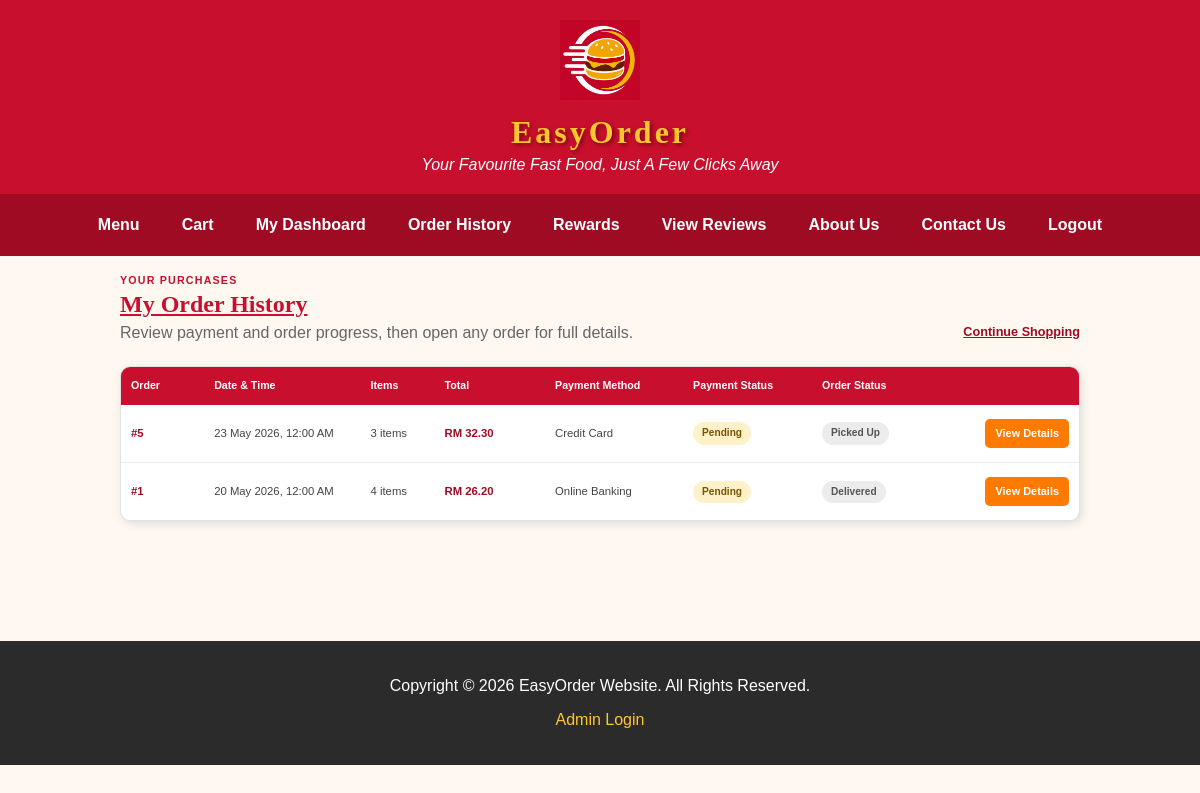
Page /order_history.php (signed in) on the earlier database version.
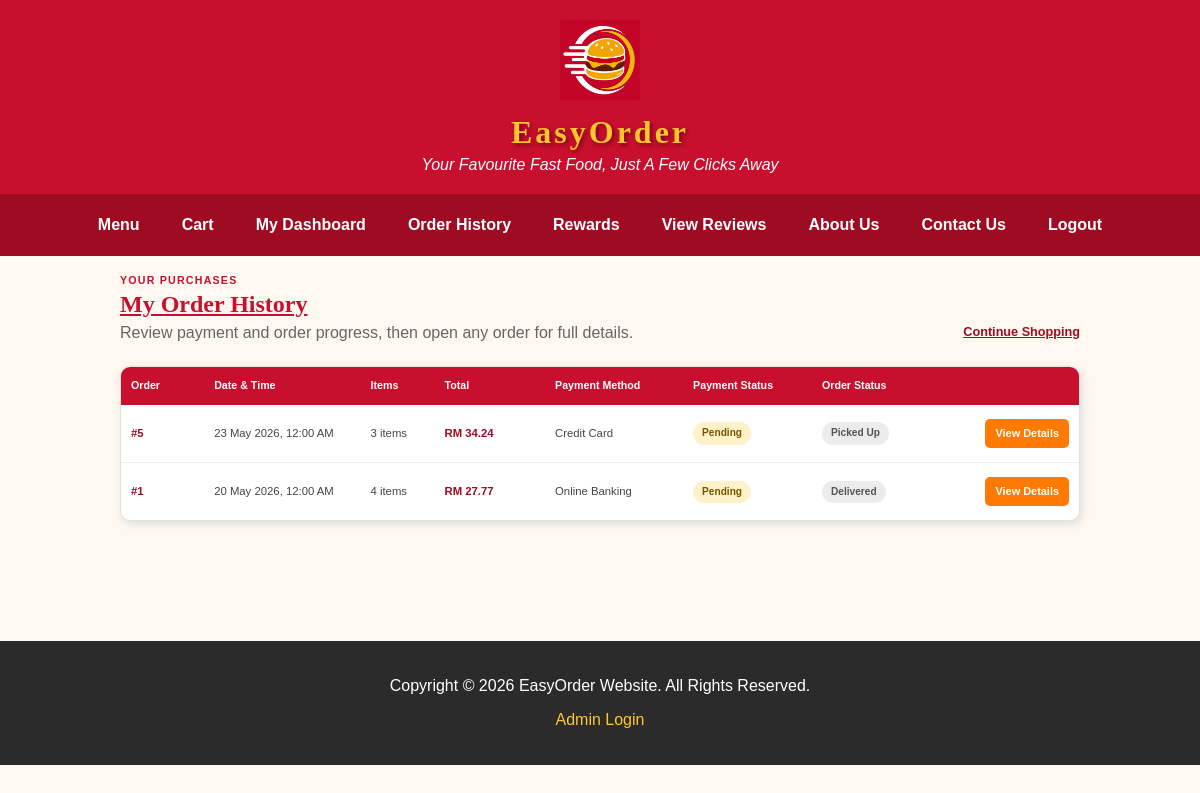
Same page on the later database version.
### tables this page shows
CREATE TABLE `orders` (
  `order_id` int(11) NOT NULL,
  `order_member` int(11) NOT NULL,
  `order_date` datetime NOT NULL,
  `order_total` decimal(7,2) NOT NULL,
  `order_payment` varchar(20) NOT NULL,
  `order_payment_status` varchar(20) NOT NULL DEFAULT 'Pending',
  `order_delivery` varchar(5) NOT NULL,
  `order_address` varchar(255) NOT NULL,
  `order_status` varchar(20) NOT NULL,
  `order_isDelete` int(1) NOT NULL DEFAULT 0
);

### order_history.php (the view, shortened to what this page needs)
<?php
include("dataconnection.php");
$mid = (int)$_SESSION["member_id"];
$orders = array();
$history_error = "";
function order_history_html($value)
{
	return htmlspecialchars((string)$value,ENT_QUOTES,"ISO-8859-1");
}
function order_history_datetime($value)
{
	$timestamp = strtotime((string)$value);
	return $timestamp===false ? "Unavailable" : date("d M Y, h:i A",$timestamp);
}
function order_history_status_class($status,$group)
{
	$normalised = strtolower(trim((string)$status));
	$known = array(
		"payment" => array("paid","pending","unpaid","failed"),
		"order" => array("preparing","delivery","completed","cancelled")
	);
	if(isset($known[$group]) && in_array($normalised,$known[$group],true))
	{
		return "order-status-".$normalised;
	}
	return "order-status-neutral";
}
$history_sql = "SELECT o.order_id,o.order_date,o.order_total,o.order_payment,o.order_payment_status,o.order_status,"
	."COALESCE(p.payment_status,o.order_payment_status) AS display_payment_status,"
	."(SELECT COALESCE(SUM(oi.item_qty),0) FROM order_items oi WHERE oi.item_order=o.order_id) AS total_item_qty "
	."FROM orders o LEFT JOIN payments p ON p.payment_order=o.order_id "
	."WHERE o.order_member=? AND o.order_isDelete=0 "
	."ORDER BY o.order_date DESC,o.order_id DESC";
$history_stmt = mysqli_prepare($connect,$history_sql);
if($history_stmt)
{
	mysqli_stmt_bind_param($history_stmt,"i",$mid);
	if(mysqli_stmt_execute($history_stmt))
	{
		$history_result = mysqli_stmt_get_result($history_stmt);
		while($history_row = mysqli_fetch_assoc($history_result))
		{
			$orders[] = $history_row;
		}
	}
	else
	{
		$history_error = "Your order history is temporarily unavailable. Please try again.";
	}
}
else
{
	$history_error = "Your order history is temporarily unavailable. Please try again.";
}
?>
<!DOCTYPE html>
<html lang="en">
<head>
<link rel="stylesheet" href="style.css?v=20260922-2">
</head>
<body>
<div id="header">
<img src="image/logo.png" width="80" height="80" alt="EasyOrder Logo" title="EasyOrder">
<h1>EasyOrder</h1>
<p>Your Favourite Fast Food, Just A Few Clicks Away</p>
</div>
<div id="navbar">
<a href="category.php">Menu</a>
<a href="cart.php">Cart</a>
<a href="dashboard.php">My Dashboard</a>
<a href="order_history.php">Order History</a>
<a href="reward.php">Rewards</a>
<a href="view_review.php">View Reviews</a>
<a href="about.html">About Us</a>
<a href="contact.php">Contact Us</a>
<a href="logout.php" onclick="return confirm('Are you sure you want to logout?')">Logout</a>
</div>
<main id="main">
<div class="order-page-heading">
<div>
<p class="checkout-step-label">YOUR PURCHASES</p>
<h2 class="section-title">My Order History</h2>
<p class="intro">Review payment and order progress, then open any order for full details.</p>
</div>
<a class="order-heading-link" href="category.php">Continue Shopping</a>
</div>
<?php if($history_error!=="") { ?>
<div class="checkout-message checkout-message-error" role="alert"><?php echo order_history_html($history_error); ?></div>
<?php } else if(count($orders)>0) { ?>
<section class="order-history-card" aria-label="Customer orders">
<table class="order-history-table">
<thead>
<tr>
<th scope="col">Order</th>
<th scope="col">Date &amp; Time</th>
<th scope="col">Items</th>
<th scope="col">Total</th>
<th scope="col">Payment Method</th>
<th scope="col">Payment Status</th>
<th scope="col">Order Status</th>
<th scope="col"><span class="checkout-visually-hidden">Order action</span></th>
</tr>
</thead>
<tbody>
<?php foreach($orders as $order) { ?>
<?php
$payment_status = (string)$order["display_payment_status"];
$order_status = (string)$order["order_status"];
?>
<tr>
<td><strong class="order-number">#<?php echo (int)$order["order_id"]; ?></strong></td>
<td><time datetime="<?php echo order_history_html(date("c",strtotime($order["order_date"]))); ?>"><?php echo order_history_html(order_history_datetime($order["order_date"])); ?></time></td>
<td><?php echo (int)$order["total_item_qty"]; ?> item<?php echo (int)$order["total_item_qty"]===1 ? "" : "s"; ?></td>
<td><strong class="order-total">RM <?php echo number_format((float)$order["order_total"],2); ?></strong></td>
<td><?php echo order_history_html($order["order_payment"]); ?></td>
<td><span class="order-status-badge <?php echo order_history_status_class($payment_status,"payment"); ?>"><?php echo order_history_html($payment_status); ?></span></td>
<td><span class="order-status-badge <?php echo order_history_status_class($order_status,"order"); ?>"><?php echo order_history_html($order_status); ?></span></td>
<td class="order-history-action"><a href="order_details.php?order_id=<?php echo (int)$order["order_id"]; ?>">View Details</a></td>
</tr>
<?php } ?>
</tbody>
</table>
</section>
<?php } ?>
</main>
<footer>
<p>Copyright &copy; 2026 EasyOrder Website. All Rights Reserved.</p>
<p><a href="admin_login.php">Admin Login</a></p>
</footer>
</body>
</html>

### style.css (style rules this page uses)
* { font-family:Arial; }
body { background-color:#FFF8F0; color:#333333; margin:0px; }
#header { background-color:#C8102E; color:#FFFFFF; text-align:center; padding:20px 10px 20px 10px; }
#header h1 { color:#FFC72C; font-family:"Arial Black"; letter-spacing:3px; text-shadow:2px 2px 4px #7A0014; margin:10px 0px 5px 0px; }
#header p { color:#FFFFFF; font-style:italic; margin:0px; }
#navbar { background-color:#9E0B22; text-align:center; display:flex; justify-content:center; align-items:center; flex-wrap:wrap; padding:10px 0px 10px 0px; }
#navbar a { color:#FFFFFF; font-weight:bold; text-decoration:none; padding:12px 18px 12px 18px; margin:0px 3px 0px 3px; }
#main { width:960px; margin:auto; padding:10px 0px 20px 0px; }
.section-title { color:#C8102E; text-align:center; font-family:"Arial Narrow"; text-decoration:underline; }
th { background-color:#C8102E; color:#FFFFFF; padding:10px; }
td { padding:8px; }
footer { background-color:#2B2B2B; color:#FFFFFF; text-align:center; padding:20px 10px 20px 10px; margin-top:30px; }
footer a { color:#FFC72C; text-decoration:none; }
.intro { text-align:center; color:#666666; }
.checkout-step-label { color:#C8102E; font-size:8pt; font-weight:bold; letter-spacing:1.2px; margin:0px 0px 5px 0px; }
.order-page-heading { display:flex; justify-content:space-between; align-items:flex-end; gap:30px; margin:8px 0px 24px 0px; }
.order-page-heading .section-title { text-align:left; margin:0px 0px 6px 0px; }
.order-page-heading .intro { text-align:left; margin:0px; }
.order-heading-link { flex:0 0 auto; color:#9E0B22; font-size:9.5pt; font-weight:bold; padding-bottom:3px; }
.order-history-card, .order-details-card { box-sizing:border-box; background-color:#FFFFFF; border:1px solid #E1E1E1; border-radius:10px; box-shadow:2px 3px 9px #DEDEDE; }
.order-history-card { overflow:hidden; margin-bottom:70px; }
.order-history-table, .order-items-table { width:100%; border-collapse:collapse; table-layout:fixed; }
.order-history-table th, .order-items-table th { font-size:8pt; line-height:1.3; text-align:left; vertical-align:middle; padding:12px 10px; }
.order-history-table td, .order-items-table td { color:#444444; font-size:8.5pt; line-height:1.4; vertical-align:middle; border-bottom:1px solid #ECECEC; padding:14px 10px; }
.order-history-table tbody tr:last-child td, .order-items-table tbody tr:last-child td { border-bottom:0px; }
.order-history-table th:nth-child(1) { width:7%; }
.order-history-table th:nth-child(2) { width:15%; }
.order-history-table th:nth-child(3) { width:6%; }
.order-history-table th:nth-child(4) { width:10%; }
.order-history-table th:nth-child(5) { width:13%; }
.order-history-table th:nth-child(6) { width:12%; }
.order-history-table th:nth-child(7) { width:12%; }
.order-history-table th:nth-child(8) { width:13%; }
.order-number, .order-total { color:#9E0B22; }
.order-history-action { text-align:right; }
.order-history-action a, .order-payment-link { display:inline-block; background-color:#FF7A00; color:#FFFFFF; font-size:8.2pt; font-weight:bold; text-align:center; text-decoration:none; border-radius:5px; padding:7px 10px; }
.order-status-badge { display:inline-block; font-size:7.6pt; font-weight:bold; line-height:1.2; white-space:nowrap; border-radius:13px; padding:5px 9px; }
.order-status-pending, .order-status-preparing { background-color:#FFF1C8; color:#795400; }
.order-status-neutral { background-color:#ECECEC; color:#555555; }

Differences in the rows shown:
changed orders "23 May 2026, 12:00 AM": order_total "32.30" → "34.24"
changed orders "20 May 2026, 12:00 AM": order_total "26.20" → "27.77"
